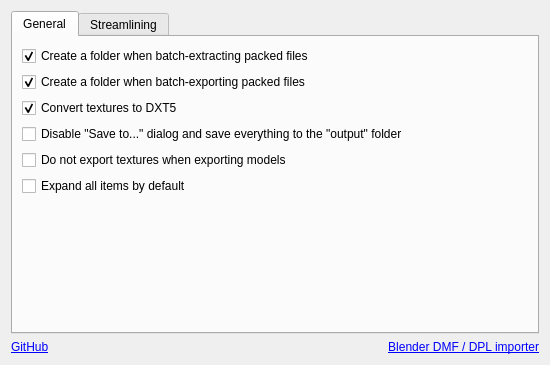
<?xml version="1.0" encoding="UTF-8"?>
<ui version="4.0">
 <class>settings</class>
 <widget class="QDialog" name="settings">
  <property name="geometry">
   <rect>
    <x>0</x>
    <y>0</y>
    <width>550</width>
    <height>365</height>
   </rect>
  </property>
  <property name="windowTitle">
   <string>Dagor Asset Explorer - Settings</string>
  </property>
  <layout class="QVBoxLayout" name="vLayout">
   <item>
    <widget class="QTabWidget" name="tabWidget">
     <property name="sizePolicy">
      <sizepolicy hsizetype="Expanding" vsizetype="MinimumExpanding">
       <horstretch>0</horstretch>
       <verstretch>0</verstretch>
      </sizepolicy>
     </property>
     <property name="layoutDirection">
      <enum>Qt::LeftToRight</enum>
     </property>
     <property name="tabPosition">
      <enum>QTabWidget::North</enum>
     </property>
     <property name="tabShape">
      <enum>QTabWidget::Rounded</enum>
     </property>
     <property name="currentIndex">
      <number>0</number>
     </property>
     <property name="elideMode">
      <enum>Qt::ElideNone</enum>
     </property>
     <widget class="QWidget" name="general">
      <attribute name="title">
       <string>General</string>
      </attribute>
      <layout class="QVBoxLayout" name="verticalLayout">
       <item>
        <widget class="QCheckBox" name="extractFolder">
         <property name="text">
          <string>Create a folder when batch-extracting packed files</string>
         </property>
         <property name="checked">
          <bool>true</bool>
         </property>
        </widget>
       </item>
       <item>
        <widget class="QCheckBox" name="exportFolder">
         <property name="text">
          <string>Create a folder when batch-exporting packed files</string>
         </property>
         <property name="checked">
          <bool>true</bool>
         </property>
        </widget>
       </item>
       <item>
        <widget class="QCheckBox" name="convertTex">
         <property name="text">
          <string>Convert textures to DXT5</string>
         </property>
         <property name="checked">
          <bool>true</bool>
         </property>
        </widget>
       </item>
       <item>
        <widget class="QCheckBox" name="outputFolder">
         <property name="text">
          <string>Disable &quot;Save to...&quot; dialog and save everything to the &quot;output&quot; folder</string>
         </property>
        </widget>
       </item>
       <item>
        <widget class="QCheckBox" name="noTexExport">
         <property name="text">
          <string>Do not export textures when exporting models</string>
         </property>
        </widget>
       </item>
       <item>
        <widget class="QCheckBox" name="expandAll">
         <property name="text">
          <string>Expand all items by default</string>
         </property>
         <property name="checkable">
          <bool>true</bool>
         </property>
        </widget>
       </item>
       <item>
        <spacer name="verticalSpacer_2">
         <property name="orientation">
          <enum>Qt::Vertical</enum>
         </property>
         <property name="sizeHint" stdset="0">
          <size>
           <width>20</width>
           <height>40</height>
          </size>
         </property>
        </spacer>
       </item>
      </layout>
     </widget>
     <widget class="QWidget" name="Streamlining">
      <attribute name="title">
       <string>Streamlining</string>
      </attribute>
      <layout class="QVBoxLayout" name="verticalLayout_2">
       <item>
        <widget class="QLabel" name="label_2">
         <property name="text">
          <string>&lt;html&gt;&lt;head/&gt;&lt;body&gt;&lt;p&gt;&lt;span style=&quot; font-weight:600;&quot;&gt;WIP / DEMO&lt;/span&gt; - Streamline model production to the Source Engine&lt;/p&gt;&lt;/body&gt;&lt;/html&gt;</string>
         </property>
        </widget>
       </item>
       <item>
        <widget class="QLabel" name="label_3">
         <property name="text">
          <string>Features basic VMT, VTF, QC and SMD generation + skeleton support (max 128 bones)</string>
         </property>
        </widget>
       </item>
       <item>
        <widget class="Line" name="line">
         <property name="orientation">
          <enum>Qt::Horizontal</enum>
         </property>
        </widget>
       </item>
       <item>
        <layout class="QHBoxLayout" name="horizontalLayout">
         <item>
          <widget class="QLineEdit" name="studiomdlLine">
           <property name="enabled">
            <bool>false</bool>
           </property>
           <property name="placeholderText">
            <string>path/to/studiomdl.exe</string>
           </property>
          </widget>
         </item>
         <item>
          <widget class="QPushButton" name="studioMdlBtn">
           <property name="text">
            <string>Browse...</string>
           </property>
          </widget>
         </item>
        </layout>
       </item>
       <item>
        <layout class="QHBoxLayout" name="horizontalLayout_vtfcmd">
         <item>
          <widget class="QLineEdit" name="vtfCmdLine">
           <property name="enabled">
            <bool>false</bool>
           </property>
           <property name="placeholderText">
            <string>path/to/VTFCmd.exe (default: lib/VTFcmd.exe)</string>
           </property>
          </widget>
         </item>
         <item>
          <widget class="QPushButton" name="vtfCmdBtn">
           <property name="text">
            <string>Browse...</string>
           </property>
          </widget>
         </item>
        </layout>
       </item>
       <item>
        <layout class="QHBoxLayout" name="horizontalLayout_4">
         <item>
          <widget class="QLineEdit" name="gameInfoLine">
           <property name="enabled">
            <bool>false</bool>
           </property>
           <property name="placeholderText">
            <string>path/to/gameinfo.txt</string>
           </property>
          </widget>
         </item>
         <item>
          <widget class="QPushButton" name="gameInfoBtn">
           <property name="text">
            <string>Browse...</string>
           </property>
          </widget>
         </item>
        </layout>
       </item>
       <item>
        <widget class="QCheckBox" name="exportSMD">
         <property name="text">
          <string>Export SMDs</string>
         </property>
         <property name="checked">
          <bool>true</bool>
         </property>
        </widget>
       </item>
       <item>
        <layout class="QHBoxLayout" name="horizontalLayout_6">
         <item>
          <spacer name="horizontalSpacer_2">
           <property name="orientation">
            <enum>Qt::Horizontal</enum>
           </property>
           <property name="sizeType">
            <enum>QSizePolicy::Fixed</enum>
           </property>
           <property name="sizeHint" stdset="0">
            <size>
             <width>24</width>
             <height>20</height>
            </size>
           </property>
          </spacer>
         </item>
         <item>
          <layout class="QVBoxLayout" name="exportSMDLayout">
           <item>
            <widget class="QCheckBox" name="exportSourceCollision">
             <property name="text">
              <string>Export collision models</string>
             </property>
             <property name="checked">
              <bool>true</bool>
             </property>
            </widget>
           </item>
           <item>
            <widget class="QCheckBox" name="noMDL">
             <property name="text">
              <string>Do not compile to .mdl</string>
             </property>
            </widget>
           </item>
          </layout>
         </item>
        </layout>
       </item>
       <item>
        <widget class="QCheckBox" name="exportGameInfo">
         <property name="text">
          <string>Export to the game's &quot;models&quot; and &quot;materials&quot; folders</string>
         </property>
        </widget>
       </item>
       <item>
        <layout class="QHBoxLayout" name="horizontalLayout_3">
         <item>
          <spacer name="horizontalSpacer">
           <property name="orientation">
            <enum>Qt::Horizontal</enum>
           </property>
           <property name="sizeType">
            <enum>QSizePolicy::Fixed</enum>
           </property>
           <property name="sizeHint" stdset="0">
            <size>
             <width>24</width>
             <height>20</height>
            </size>
           </property>
          </spacer>
         </item>
         <item>
          <layout class="QVBoxLayout" name="exportGameInfoLayout">
           <item>
            <widget class="QCheckBox" name="dontExportExistingTextures">
             <property name="enabled">
              <bool>false</bool>
             </property>
             <property name="text">
              <string>Do not export existing textures</string>
             </property>
             <property name="checkable">
              <bool>true</bool>
             </property>
             <property name="checked">
              <bool>false</bool>
             </property>
            </widget>
           </item>
          </layout>
         </item>
        </layout>
       </item>
      </layout>
     </widget>
    </widget>
   </item>
   <item>
    <layout class="QHBoxLayout" name="horizontalLayout_2">
     <item>
      <widget class="QLabel" name="githubLabel">
       <property name="text">
        <string>&lt;html&gt;&lt;head/&gt;&lt;body&gt;&lt;p&gt;&lt;a href=&quot;https://github.com/Gredwitch/Dagor-Asset-Explorer&quot;&gt;&lt;span style=&quot; text-decoration: underline; color:#0000ff;&quot;&gt;GitHub&lt;/span&gt;&lt;/a&gt;&lt;/p&gt;&lt;/body&gt;&lt;/html&gt;</string>
       </property>
       <property name="alignment">
        <set>Qt::AlignLeading|Qt::AlignLeft|Qt::AlignVCenter</set>
       </property>
       <property name="openExternalLinks">
        <bool>true</bool>
       </property>
       <property name="textInteractionFlags">
        <set>Qt::TextBrowserInteraction</set>
       </property>
      </widget>
     </item>
     <item>
      <widget class="QLabel" name="label">
       <property name="text">
        <string>&lt;html&gt;&lt;head/&gt;&lt;body&gt;&lt;p&gt;&lt;a href=&quot;https://github.com/Gredwitch/Dagor-Asset-Explorer-Tools&quot;&gt;&lt;span style=&quot; text-decoration: underline; color:#0000ff;&quot;&gt;Blender DMF / DPL importer&lt;/span&gt;&lt;/a&gt;&lt;/p&gt;&lt;/body&gt;&lt;/html&gt;</string>
       </property>
       <property name="alignment">
        <set>Qt::AlignRight|Qt::AlignTrailing|Qt::AlignVCenter</set>
       </property>
       <property name="openExternalLinks">
        <bool>true</bool>
       </property>
       <property name="textInteractionFlags">
        <set>Qt::TextBrowserInteraction</set>
       </property>
      </widget>
     </item>
    </layout>
   </item>
  </layout>
 </widget>
 <resources/>
 <connections/>
</ui>
